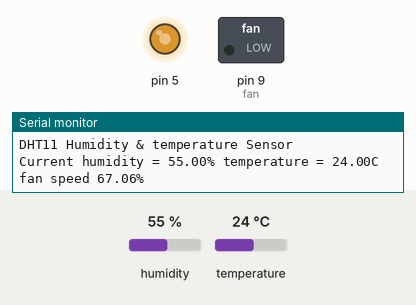
Simulated run of this sketch. Board: Arduino Uno, built with avr-gcc and run on an emulated ATmega328P. On the bench: switched loads named in the sketch (green lamp = pin HIGH), output pins drawn as LEDs (lit = HIGH), the last lines printed to the serial monitor. The test bench sets the inputs (shaded band); at power-on: temperature 24 °C, humidity 55 %.

Above: at 1.7 s.
1.8 s: temperature set to 12 °C
At 6.5 s:
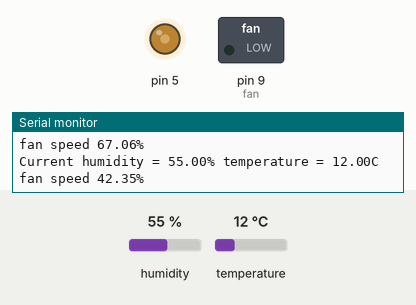
7.8 s: temperature set to 28 °C
At 11.2 s:
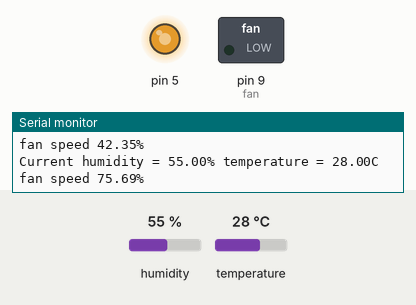
13.8 s: temperature set to 38 °C
At 15.9 s:
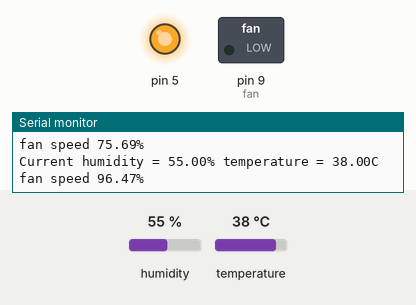
19.8 s: temperature set to 40 °C
At 21.9 s:
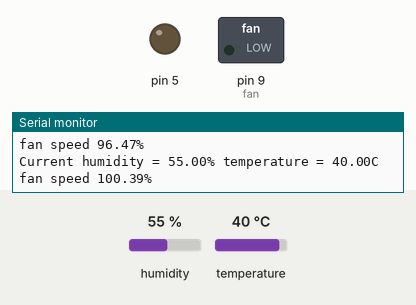
25.8 s: humidity set to 68 %
At 31.5 s:
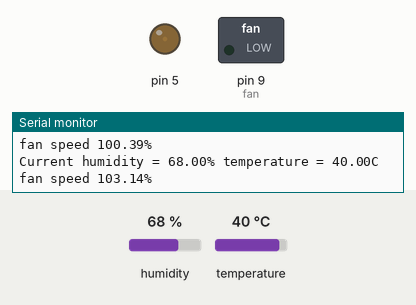
Timing chart, 0 to 33.0 s (numbered marks = the images above; inputs shaded):
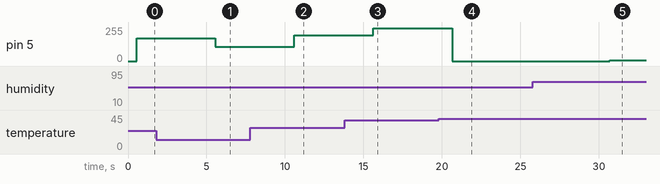

The sketch:

Practial_1.ino
```cpp
# include "dht.h"
#define dht_apin A1 // Analog Pin sensor is connected to
float temp,humidity;
dht DHT;
#define fan 9
void setup(){
Serial.begin(9600); //this is for the serial monitor
delay(500);//Delay to let system boot
Serial.println("DHT11 Humidity & temperature Sensor\n\n");
pinMode (fan,OUTPUT); // Giving Fan Current ….Making Fan Pin 9 For Output
}
void loop()
{
DHT.read11(dht_apin);
Serial.print("Current humidity = ");
Serial.print(DHT.humidity);
Serial.print("% ");
Serial.print("temperature = ");
Serial.print(DHT.temperature);
Serial.println("C ");
temp=DHT.temperature;
humidity=DHT.humidity;
float fan_speed = 2.07872844*temp + 0.19223429*humidity + 6.920076152644029;
fan_speed=((fan_speed)/(100))*255;
int speed = (int)fan_speed;
float per=(speed*1.0/255)*100;
Serial.print("fan speed ");
Serial.print(per);
Serial.println("%");
analogWrite(5,speed);
delay(5000); //wait for 5 seconds before accessing sensor again
}
```

Measured:
- the behaviour switches between 39 and 40 °C on temperature (found by bisection; images 3 and 4)
- after the input at 1.8 s, pin 5: 171/255 → 108/255 after 3.8 s
- after the input at 7.8 s, pin 5: 108/255 → 193/255 after 2.8 s
- after the input at 13.8 s, pin 5: 193/255 → 246/255 after 1.8 s
- after the input at 19.8 s, pin 5: 246/255 → 0/255 after 0.85 s
- after the input at 25.8 s, pin 5: 0/255 → 7/255 after 4.9 s
